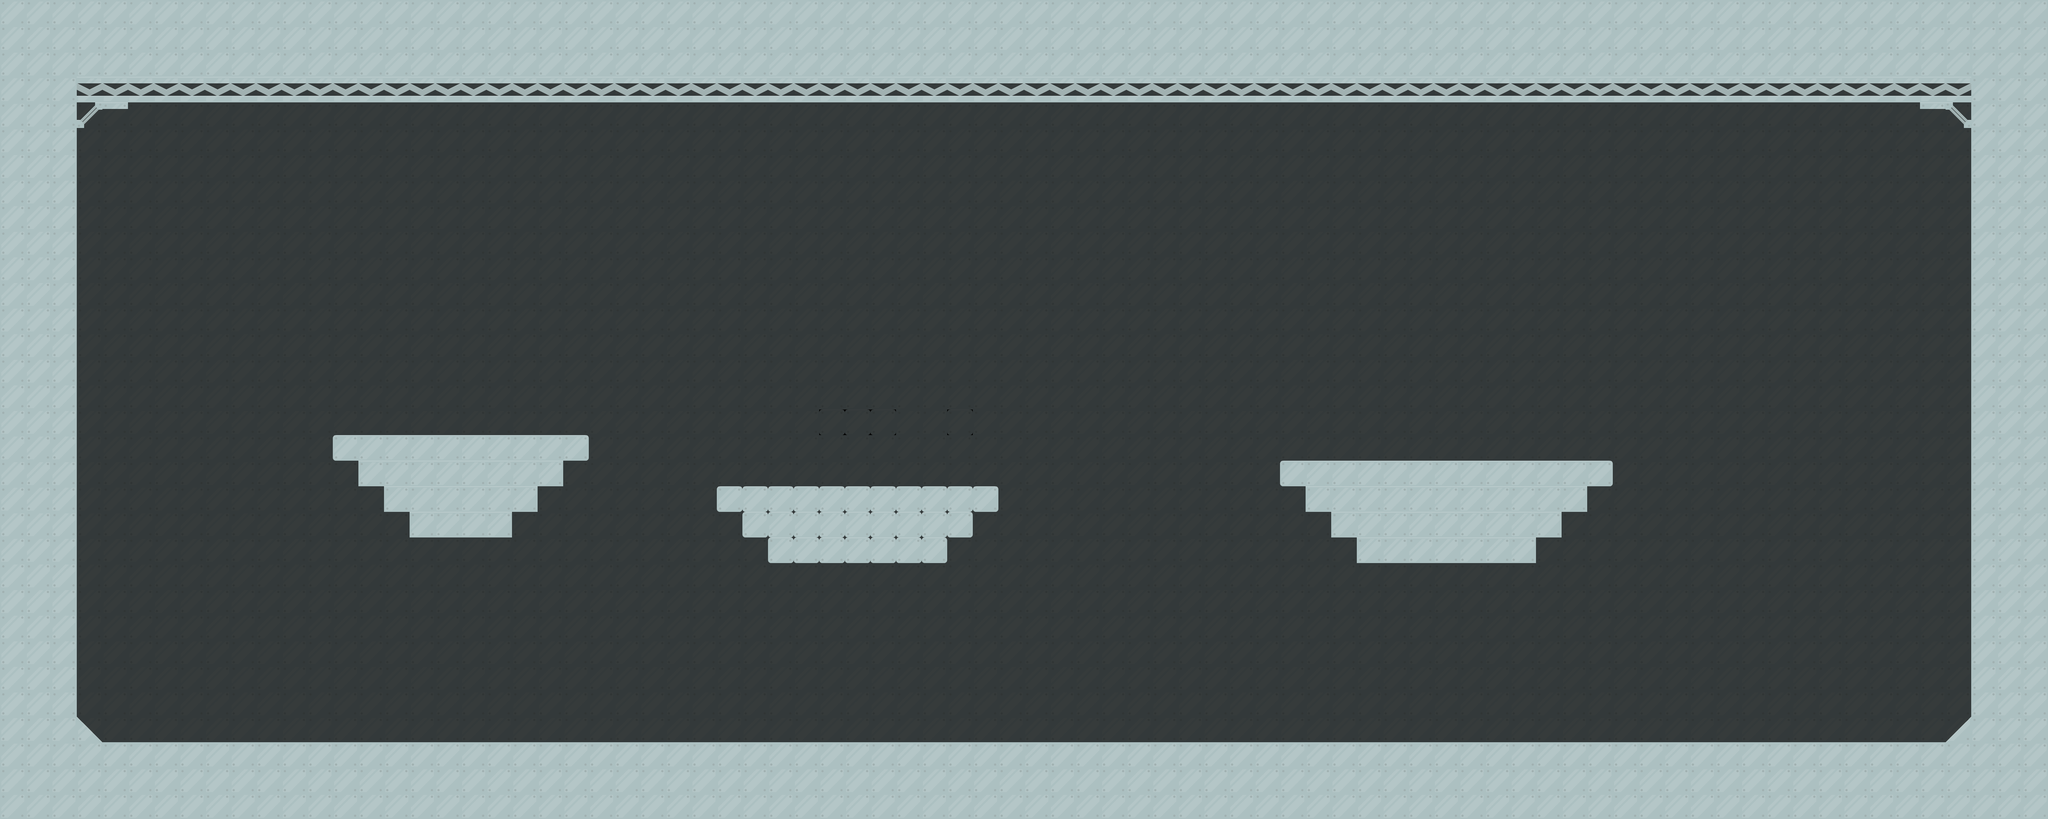

This is a level from a 2D game, rendered from its Tiled map with the project's own tilesets. A one-line summary and the map file follow, with tile-layer data summarised:
An orthogonal 80x32 tile map with 70x70 px tiles, 3 tile layers (fondo, plataforma, 1) and 1 object.

<map version="1.2" tiledversion="1.2.1" orientation="orthogonal" renderorder="right-down" width="80" height="32" tilewidth="70" tileheight="70" infinite="0" nextlayerid="14" nextobjectid="2">
 <tileset firstgid="1" source="sheet.tsx" />
 <layer id="11" name="fondo" width="80" height="32" opacity="0.3">
  <data>[2560 cells, 2560 non-empty, 2 distinct tile ids]</data>
 </layer>
 <layer id="12" name="plataforma" width="80" height="32">
  <data>[2560 cells, 27 non-empty, 1 distinct tile ids]</data>
 </layer>
 <objectgroup id="13" name="colision">
  <object id="1" x="1960" y="1330" width="770" height="210" />
 </objectgroup>
 <layer id="10" name="1" width="80" height="32">
  <data>[2560 cells, 784 non-empty, 10 distinct tile ids]</data>
 </layer>
</map>
